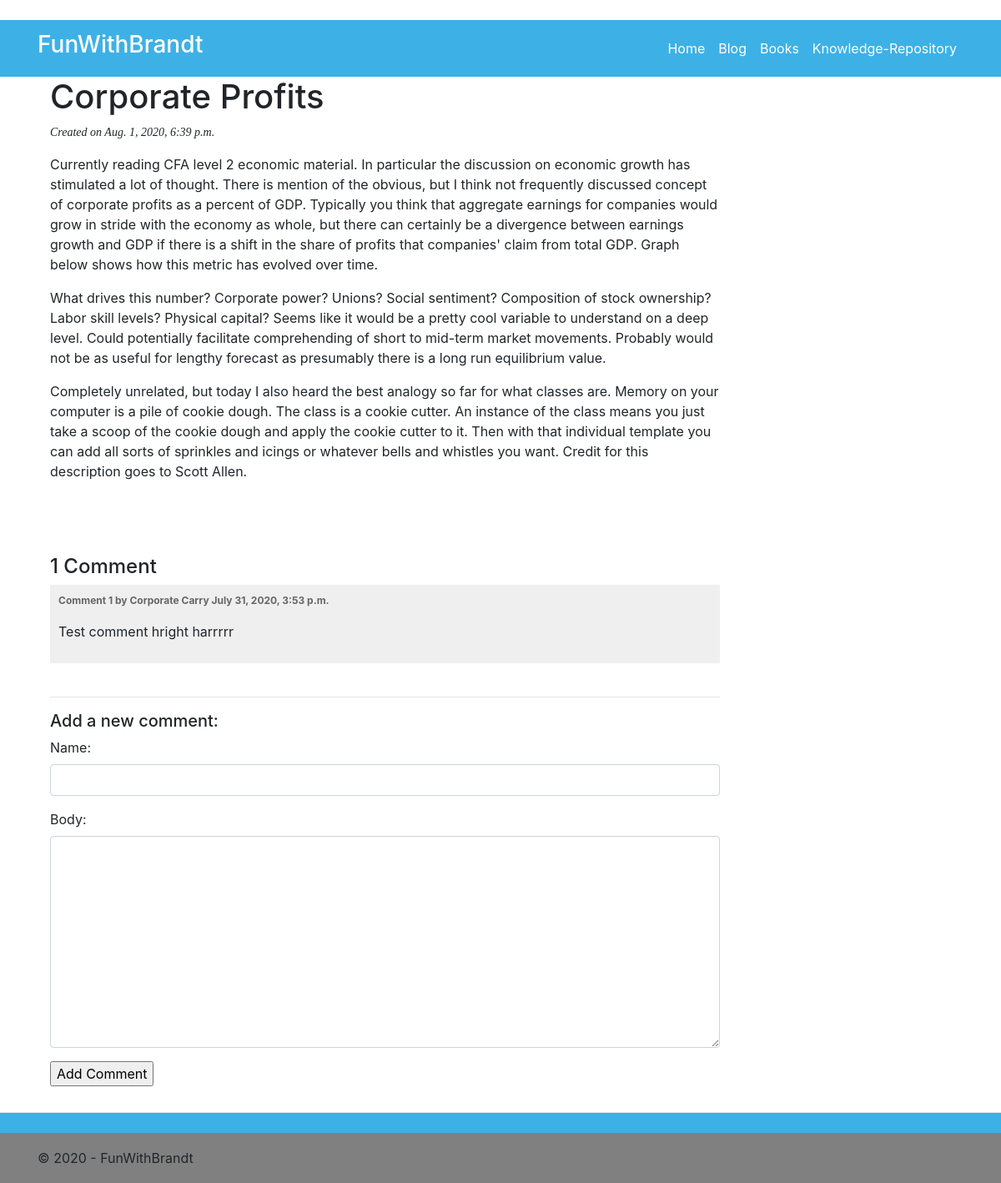
/blog/2020/8/1/corporate-profits/, run on the app's committed database.
### blog/models.py (models this page shows, shortened)
class PostBase(models.Model):
    post_title = models.CharField(max_length=300)
    slug = models.SlugField(max_length=300, unique_for_date='created') # I think this helps to make url strings
    post_body = models.TextField()
    created = models.DateTimeField(default=timezone.now)
    updated = models.DateField(auto_now=True)
    display = models.BooleanField(default=True)
    class Meta:
        ordering = ('-created',)

class Comment(models.Model):
    post = models.ForeignKey(PostBase, on_delete=models.CASCADE, related_name='comments')
    name = models.CharField(max_length=80)
    body = models.TextField()
    created = models.DateTimeField(auto_now_add=True)
    updated = models.DateTimeField(auto_now=True)
    active = models.BooleanField(default=True) # This field will allow admins to hide inappropriate comments
    class Meta:
        ordering = ('created',)

### blog/views.py (the view)
# urls.py: path('blog/<int:year>/<int:month>/<int:day>/<slug:post>/', views.post_detail, name='post_detail' ),
def post_detail(request, year, month, day, post):
    post = get_object_or_404(BlogPost, slug=post,
                                   created__year=year,
                                   created__month=month,
                                   created__day=day)
    comments = post.comments.filter(active=True)
    new_comment = None
    if request.method == 'POST':
        comment_form = CommentForm(data=request.POST)
        if comment_form.is_valid():
            new_comment = comment_form.save(commit=False)
            new_comment.post = post
            new_comment.save()
            new_comment = True
    else:
        comment_form = CommentForm()
    return render(request, 'blog/post/detail.html',
                 {'post': post,
                 'comments': comments,
                 'new_comment': new_comment,
                 'comment_form': comment_form})

### blog/forms.py
class CommentForm(forms.ModelForm):
    class Meta:
        model = Comment
        fields = ('name', 'body')
    def __init__(self, *args, **kwargs):
        super(CommentForm, self).__init__(*args, **kwargs)
        self.fields['name'].widget.attrs.update({'class' : 'form-control'})
        self.fields['body'].widget.attrs.update({'class' : 'form-control'})

### blog/templates/blog/post/detail.html (shortened to what this page needs)
﻿{% extends "blog/base.html" %}
{% block content %}
    <div class="col-md-9">
        <h1>{{ post.post_title}}</h1>
        <p class="date">
            Created on {{ post.created }}
        </p>
        <p>
            {{ post.post_body|linebreaks }}
        </p>
        <br /><br /><br />
        <div id="inputs">
            {% with comments.count as total_comments_count %}
                <h4>
                    {{ total_comments_count }} Comment{{total_comments_count|pluralize }}
                </h4>
            {% endwith %}
            {% for comment in comments %}
                <div class="comment">
                    <p class="info">
                        Comment {{ forloop.counter }} by {{ comment.name }} {{ comment.created }}
                    </p>
                    {{ comment.body|linebreaks }}
                </div>
            {% empty %}
                <p>There are no comments yet.</p>
            {% endfor %}
            <br /><hr />
            {% if new_comment %}
                <h5>Your comment has been added!</h5>
            {% else %}
                <h5>Add a new comment:</h5>
                <form method="post">
                    {{ comment_form.as_p }}
                    <input type="submit" value="Add Comment" />
                </form>
            {% endif %}
        </div>
    </div>
{% endblock %}

### blog/static/blog/css/blog.css (style rules this page uses)
p.date { font-family: georgia, serif; font-size: 14px; font-style: italic; }
html { font-size: 14px; }
@media (min-width: 768px) { html { font-size: 16px; } }
html { position: relative; min-height: 100%; }
body { margin-bottom: 84px; }
.comment { padding: 10px; }
.comment:nth-child(even) { background: #efefef; }
.comment .info { font-weight: bold; font-size: 12px; color: #666; }

### data on the page
PostBase: post_title "Corporate Profits", created "Aug. 1, 2020, 6:39 p.m.", post_body "Currently reading CFA level 2 economic material. In particular the discussion on economic growth has stimulated a lot of thought. There is mention of the obvious, but I think not frequently discussed concept of corporate profits as a percent of GDP. Typically you think that aggregate earnings for companies would grow in stride with the economy as whole, but there can certainly be a divergence between earnings growth and GDP if there is a shift in the share of profits that companies' claim from total GDP. Graph below shows how this metric has evolved over time. What drives this number? Corporate power? Unions? Social sentiment? Composition of stock ownership? Labor skill levels? Physical…"
Comment: name "Corporate Carry", created "July 31, 2020, 3:53 p.m.", body "Test comment hright harrrrr"

### other printed values
{{ total_comments_count }} "1"
